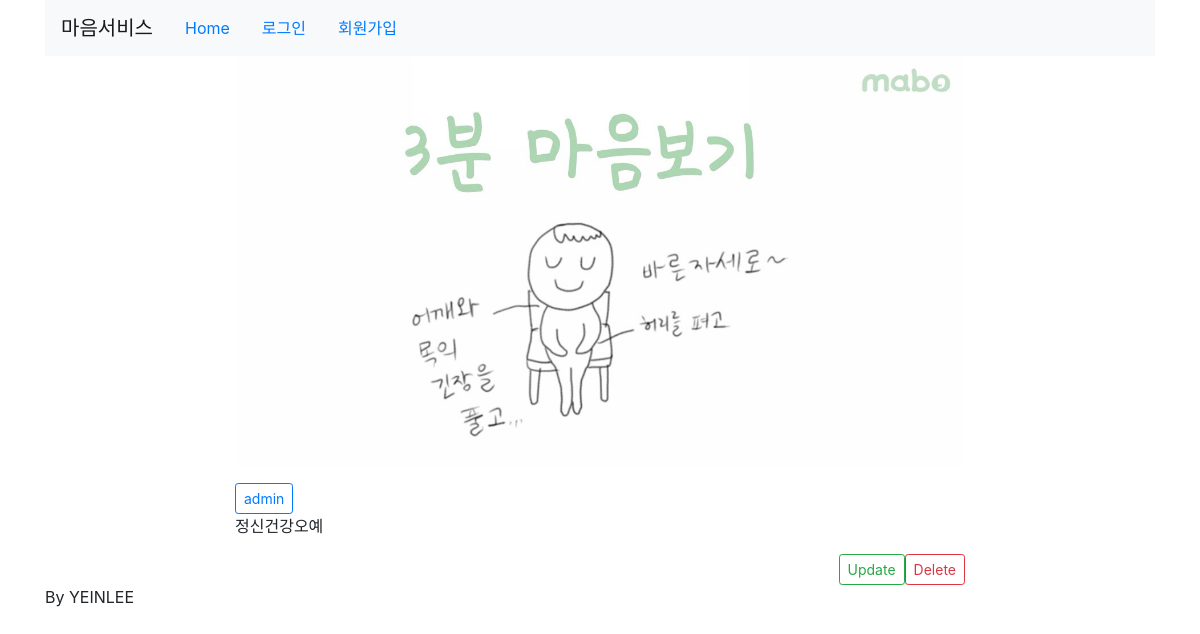
/detail/4/, run on the app's committed database.
### photo/models.py (models this page shows, shortened)
class Photo(models.Model):
    author = models.ForeignKey(User, on_delete=models.CASCADE, related_name='user_photos')
    photo = models.ImageField(upload_to='photos/%Y/%m/%d', default='photos/no_image.png')
    text = models.TextField()
    created = models.DateTimeField(auto_now_add=True)
    updated = models.DateTimeField(auto_now=True)
    class Meta:
        ordering = ['-updated']

### photo/templates/photo/detail.html (shortened to what this page needs)
{% extends 'base.html' %}
{% block content %}
    <div class="row">
        <div class="col-md-2"></div>
        <div class="col-md-8 panel panel-default">
            <p><img src="{{object.photo.url}}" style="width:100%;"></p>
            <button type="button" class="btn btn-outline-primary btn-sm">
                    {{object.author.username}}</button>
                <p>{{object.text|linebreaksbr}}</p>
                <a href="{% url 'photo:photo_delete' pk=object.id %}" class="btn btn-outline-danger btn-sm float-right">Delete</a>
                <a href="{% url 'photo:photo_update' pk=object.id %}" class="btn btn-outline-success btn-sm float-right">Update</a>
        </div>
        <div class="col-md-2"></div>
    </div>
{% endblock %}

### data on the page
Photo: photo (picture), author.username "admin", text "정신건강오예"
